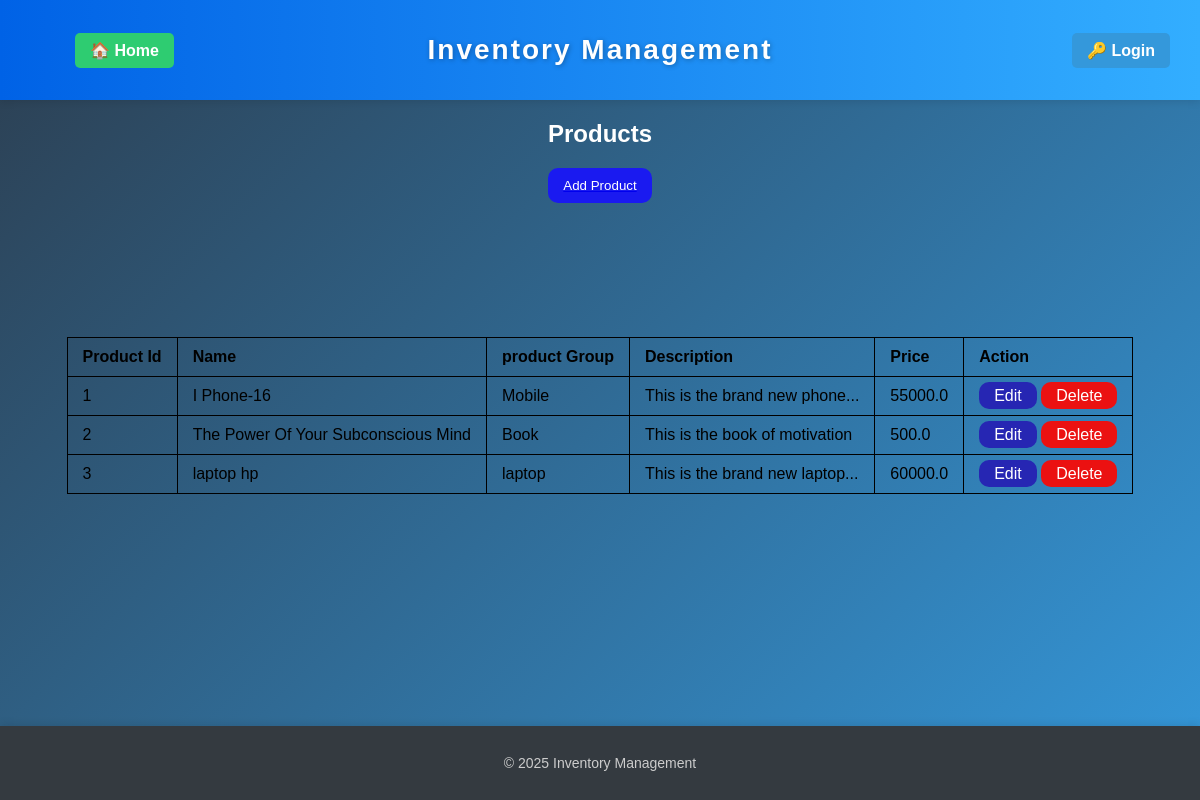
/product, run on the app's committed database.
### app/models.py (models this page shows)
class Product(db.Model):
    id = db.Column(db.Integer, primary_key=True)
    name = db.Column(db.String(200), nullable=False)
    group = db.Column(db.String(100))
    description = db.Column(db.String(200))
    price = db.Column(db.Float, default=0.0)

### app/routes/dashboard.py (the view)
@dashboard_bp.route("/product", methods=["GET", "POST"])
def product():
    products = Product.query.all()
    return render_template("product.html", products=products)

### app/templates/product.html (shortened to what this page needs)
{% extends "base.html" %}
{% block content %}
<h2 class="heading">Products</h2>
<a href="{{ url_for('create.add_product') }}">
    <button class="form-btn-1">Add Product</button>
</a>
<br>
<table border="1">
    <tr>
        <th>Product Id</th>
        <th>Name</th>
        <th>product Group</th>
        <th>Description</th>
        <th>Price</th>
        <th>Action</th>
    </tr>
    {% for prod in products %}
    <tr>
        <td>{{ prod.id }}</td>
        <td>{{ prod.name }}</td>
        <td>{{ prod.group }}</td>
        <td>{{ prod.description }}</td>
        <td>{{ prod.price }}</td>
        <td>
            <a class="edit" href="{{ url_for('edit.edit_product',id=prod.id) }}">Edit</a>
            <a class="delete" href="{{ url_for('edit.delete_product',id=prod.id) }}">Delete</a>
        </td>
    </tr>
    {% endfor %}
</table>
{% endblock %}

### app/static/css/style.css (style rules this page uses)
body { margin: 0; font-family: Arial, sans-serif; min-height: 100vh; display: flex; flex-direction: column; background: linear-gradient(135deg, #2c3e50, #3498db); }
table { width: 80%; border-collapse: collapse; table-layout: auto; margin: auto; }
table, th, td { border: 1px solid black; padding: 10px 15px; white-space: nowrap; text-align: left; color: black; }
.edit { background-color: rgb(38, 38, 179); border: none; color: white; padding: 5px 15px; border-radius: 10px; text-decoration: none; }
.delete { background-color: rgb(235, 17, 17); border: none; color: white; padding: 5px 15px; border-radius: 10px; text-decoration: none; }
.heading { color: white; text-align: center; }
.form-btn-1 { background-color: rgb(26, 26, 240); color: white; text-decoration: none; padding: 10px 15px; border-radius: 10px; border: none; cursor: pointer; display: block; margin: 0 auto; }

### data on the page
Product: id "1", name "I Phone-16", group "Mobile", description "This is the brand new phone...", price "55000.0"
Product: id "2", name "The Power Of Your Subconscious Mind", group "Book", description "This is the book of motivation", price "500.0"
Product: id "3", name "laptop hp", group "laptop", description "This is the brand new laptop...", price "60000.0"
